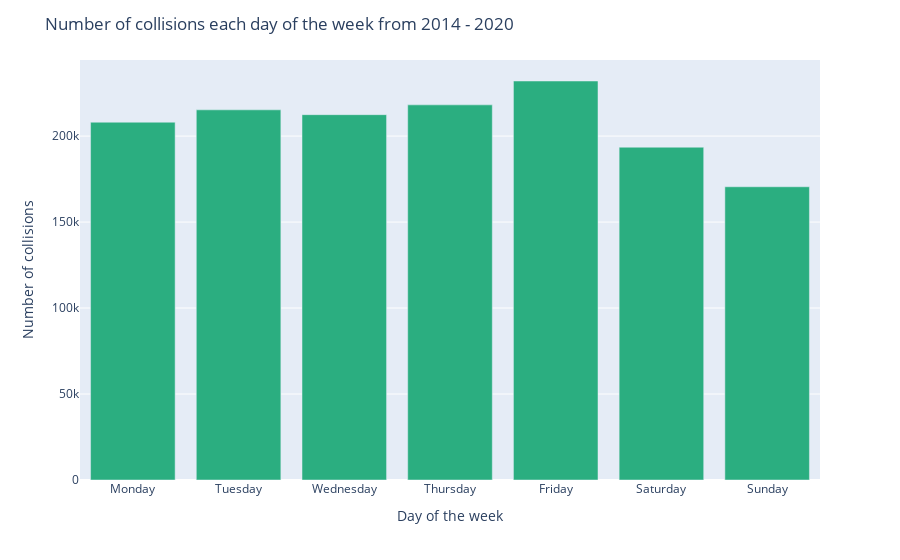

Here is the notebook cell this chart was saved with:
### Code cell
plot3= pd.DataFrame(df.groupby(df['CRASH TIMESTAMP'].dt.weekday).size().reset_index().values, columns=['Day of the Week','Count'])
plot3['change'] = plot3['Count'].pct_change().fillna(0)*100

fig = px.bar(plot3, x =["Monday", "Tuesday", "Wednesday","Thursday","Friday","Saturday","Sunday"], y = 'Count',
            custom_data = plot3[['Day of the Week', 'Count', 'change']])
fig.update_layout(
    title="Number of collisions each day of the week from 2014 - 2020",
    xaxis_title="Day of the week", 
    yaxis_title="Number of collisions",
    hoverlabel_font_color='White')
fig.update_traces(
    hovertemplate="<br>".join([
        "Day of the week: %{x}",
        "Total number of collisions: %{y:,}",
        "Day-to-day change: %{customdata[2]:.2f} %"]
    ),
    selector=dict(type="bar"),
    marker_color='rgb(43,174,128)'
)

fig.update_layout()
fig.show()
fig.write_html("plotly_html/collisions_day.html")

### Figure 1 — Plotly figure (JSON) as saved in the notebook; plotly's stock layout.template omitted (floating-point values rounded to 4 significant figures)
{"data": [{"alignmentgroup": "True", "customdata": [[0, 208076, 0], [1, 215263, 3.339], [2, 212451, -1.324], [3, 218145, 2.61], [4, 232028, 5.983], [5, 193528, -19.89], [6, 170522, -13.49]], "hovertemplate": "Day of the week: %{x}<br>Total number of collisions: %{y:,}<br>Day-to-day change: %{customdata[2]:.2f} %", "legendgroup": "", "marker": {"color": "rgb(43,174,128)"}, "name": "", "offsetgroup": "", "orientation": "v", "showlegend": false, "textposition": "auto", "type": "bar", "x": ["Monday", "Tuesday", "Wednesday", "Thursday", "Friday", "Saturday", "Sunday"], "xaxis": "x", "y": [208076, 215263, 212451, 218145, 232028, 193528, 170522], "yaxis": "y"}], "layout": {"barmode": "relative", "hoverlabel": {"font": {"color": "White"}}, "legend": {"tracegroupgap": 0}, "margin": {"t": 60}, "title": {"text": "Number of collisions each day of the week from 2014 - 2020"}, "xaxis": {"anchor": "y", "domain": [0, 1], "title": {"text": "Day of the week"}}, "yaxis": {"anchor": "x", "domain": [0, 1], "title": {"text": "Number of collisions"}}}}
